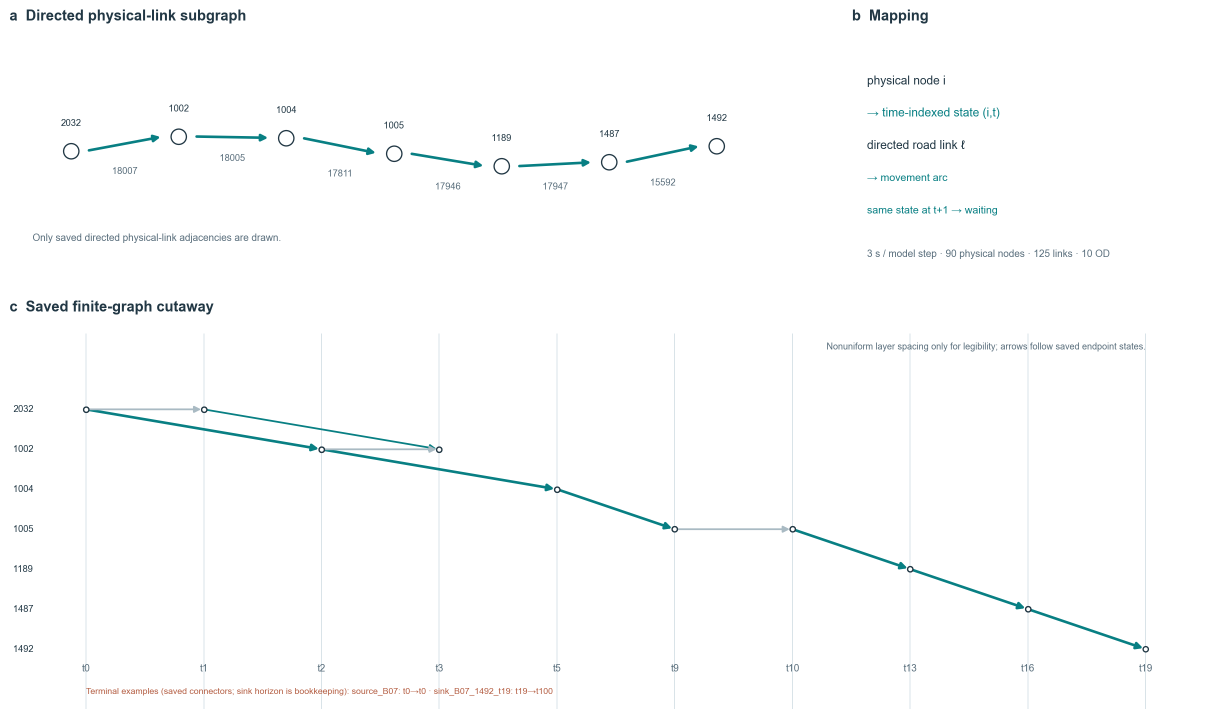
#> input picture docs/assets/three_city_r2/boston_physical_to_time_expanded_graph.png, 2463 x 1437 px (shown at 1/2 size)
$ python render_finite_atlas_previews_r1.py
#> lines starting #> are read from the running program, lines starting #| are printed output that depends on the picture
#!/usr/bin/env python3
"""Make source-faithful homepage crops of already accepted finite-network figures.

These are navigation thumbnails only.  Scientific figures and source records are
left byte-for-byte unchanged; each thumbnail links back to its complete source.
"""
from __future__ import annotations

import hashlib
import json
from pathlib import Path

from PIL import Image, ImageOps

ROOT = Path(__file__).resolve().parents[2]
OUT = ROOT / "docs/assets/homepage_finite_atlas_r1"
SIZE = (480, 300)

# Crop boxes target the network/path area, never a numerical axis or a
# qualifying legend. The complete unmodified figure is one click away.
SOURCES = {
    "boston": {
        "construction": ("three_city_r2/boston_physical_to_time_expanded_graph.png", (45, 515, 1675, 1380), "Saved finite-graph construction cutaway"),
        "layered": ("cg_layered_companions_r1/boston_layered_space_time_construction.png", (70, 295, 1580, 1600), "B07 excerpt in selected time layers"),
        "path": ("boston/space_time_cg_r4/boston_space_time_construction.png", (965, 155, 2005, 1045), "Recorded B07 time-indexed column"),
    },
    "sioux_falls": {
        "construction": ("three_city_r2/sioux_physical_to_time_expanded_graph.png", (45, 515, 1675, 1380), "Saved finite-graph construction cutaway"),
        "layered": ("presentation_r3/sioux_space_time_construction.png", (70, 295, 1580, 1600), "XS170 example in selected time layers"),
        "path": ("three_city_r2/sioux_generated_column_time_indexed_path.png", (20, 70, 925, 710), "Saved XS170 physical route; ordered arcs remain in full figure"),
    },
    "hong_kong": {
        "construction": ("three_city_r2/hong_kong_physical_to_time_expanded_graph.png", (45, 515, 1675, 1380), "Saved turn-aware finite-graph cutaway"),
        "layered": ("cg_layered_companions_r1/hong_kong_layered_space_time_construction.png", (70, 295, 1580, 1600), "Approved HK10 excerpt in selected time layers"),
        "path": ("hong_kong/presentation_r6/hk_physical_to_time_cutaway.png", (845, 65, 1995, 850), "Display-only permitted local chain; not an exported CG column"),
    },
}


def sha(path: Path) -> str:
    return hashlib.sha256(path.read_bytes()).hexdigest()


def render() -> None:
    OUT.mkdir(parents=True, exist_ok=True)
    for city, roles in SOURCES.items():
        for role, (relative, crop_box, scope) in roles.items():
            source = ROOT / "docs/assets" / relative
            if not source.is_file():
                raise FileNotFoundError(source)
            with Image.open(source) as original:
#> original is the input picture: PIL image 2463x1437 RGBA; mean R, G, B, A 251.9, 252.7, 252.8, 255
                if not (0 <= crop_box[0] < crop_box[2] <= original.width and
                        0 <= crop_box[1] < crop_box[3] <= original.height):
                    raise ValueError((source, crop_box, original.size))
                crop = original.convert("RGB").crop(crop_box)
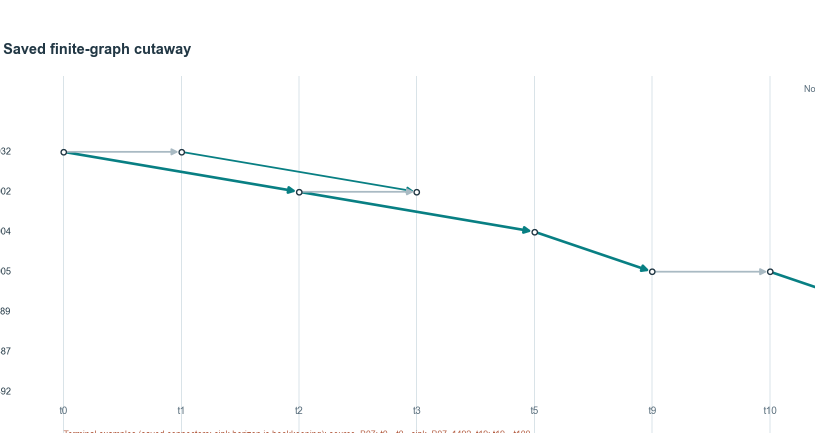
#> crop: PIL image 1630x865 RGB (shown at 1/2 size); mean R, G, B 252.3, 253.1, 253.2
                fitted = ImageOps.contain(crop, SIZE, method=Image.Resampling.LANCZOS)
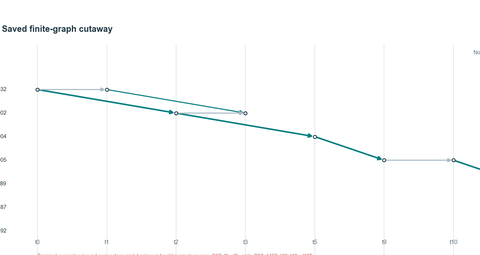
#> fitted: PIL image 480x255 RGB; mean R, G, B 252.1, 253, 253.1
                canvas = Image.new("RGB", SIZE, "white")
#> canvas: PIL image 480x300 RGB; every value is 255
                canvas.paste(fitted, ((SIZE[0] - fitted.width) // 2,
                                      (SIZE[1] - fitted.height) // 2))
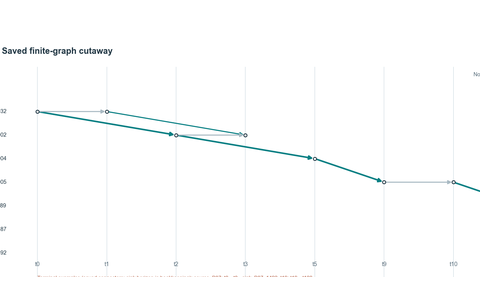
#> canvas: PIL image 480x300 RGB; mean R, G, B 252.5, 253.3, 253.4
            preview = OUT / f"{city}_{role}.png"
            canvas.save(preview, optimize=True)
            sidecar = {
                "source_figure": source.relative_to(ROOT).as_posix(),
                "source_sha256": sha(source),
                "preview": preview.relative_to(ROOT).as_posix(),
                "preview_sha256": sha(preview),
                "crop_source_box_xyxy": list(crop_box),
                "display_size_px": list(SIZE),
                "transform": "source-faithful crop and aspect-preserving containment; no scientific values redrawn",
                "scope": scope,
                "scientific_solver_rerun": False,
            }
            if city == "hong_kong":
                sidecar["disclosure_boundary"] = (
                    "Only the existing approved HK10 excerpt or source-qualified local display; "
                    "no full path pool, state arrays or raw observations"
                )
            preview.with_suffix(".source.json").write_text(
                json.dumps(sidecar, indent=2, ensure_ascii=False) + "\n", encoding="utf-8", newline="\n"
            )
    print("Rendered 9 source-faithful finite-network navigation thumbnails")


if __name__ == "__main__":
#> (the run stopped early here; a loop or call above may not have finished)
